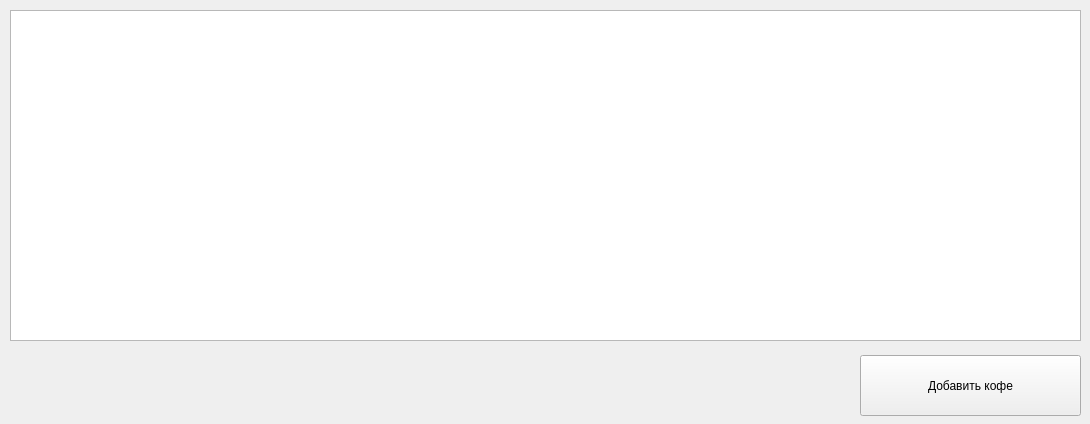
<?xml version="1.0" encoding="UTF-8"?>
<ui version="4.0">
 <class>Form</class>
 <widget class="QWidget" name="Form">
  <property name="geometry">
   <rect>
    <x>0</x>
    <y>0</y>
    <width>1090</width>
    <height>424</height>
   </rect>
  </property>
  <property name="windowTitle">
   <string>Coffee</string>
  </property>
  <widget class="QTableWidget" name="tableWidget">
   <property name="geometry">
    <rect>
     <x>10</x>
     <y>10</y>
     <width>1071</width>
     <height>331</height>
    </rect>
   </property>
  </widget>
  <widget class="QPushButton" name="addOrEdit">
   <property name="geometry">
    <rect>
     <x>860</x>
     <y>355</y>
     <width>221</width>
     <height>61</height>
    </rect>
   </property>
   <property name="text">
    <string>Добавить кофе</string>
   </property>
  </widget>
 </widget>
 <resources/>
 <connections/>
</ui>
